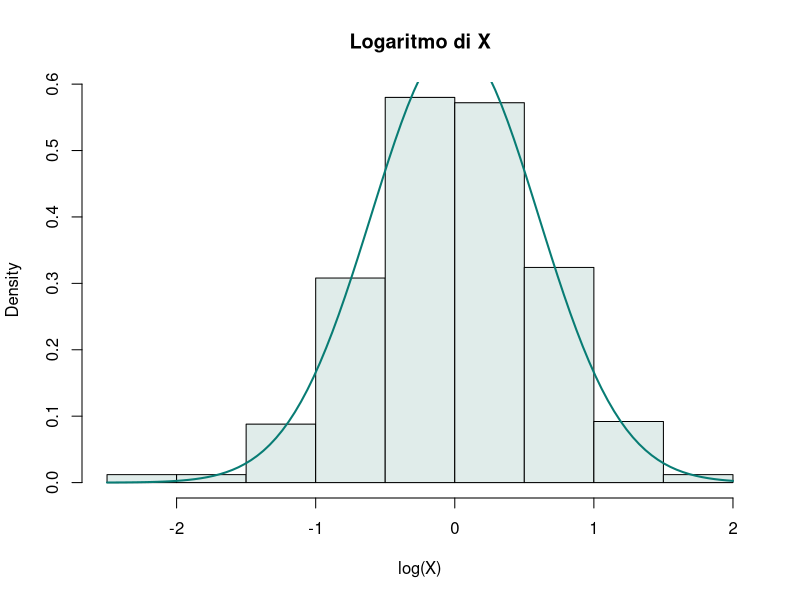

Write the R code that produced this figure.
# X adimensionale, 500 estrazioni
set.seed(17)
x51 <- rlnorm(500, 0, .6)
range(x51)
hist(log(x51), probability = TRUE,
     main = "Logaritmo di X",
     xlab = "log(X)", col = "#E0ECEA")
curve(dnorm(x, 0, .6), add = TRUE,
      col = "#087C74", lwd = 2)
